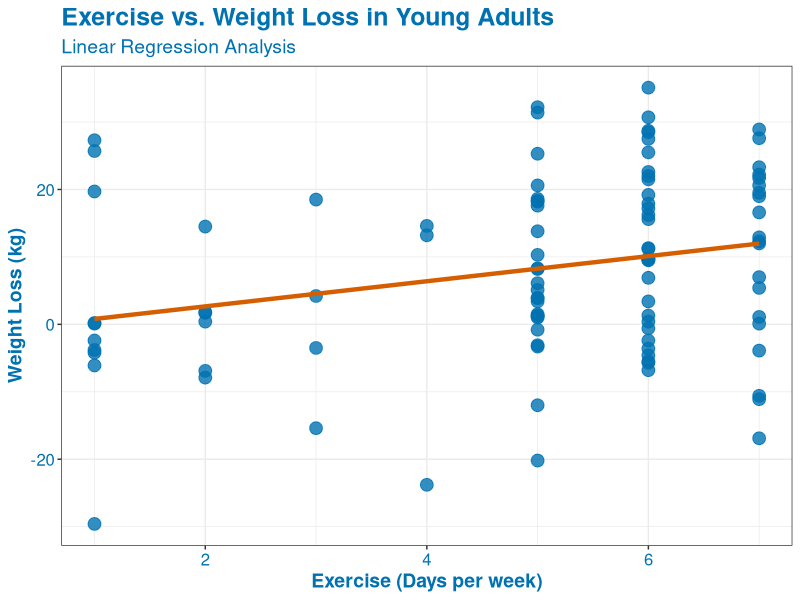

The R source for this figure:
# Import the data
data <- read.csv("data.csv")

# Calculate Weight_loss as Starting_weight - Current_weight
data$Weight_loss <- data$Starting_weight - data$Current_weight

# Calculate descriptive statistics
exercise_mean <- mean(data$Exercise)
exercise_sd <- sd(data$Exercise)

inweight_mean<-mean(data$Starting_weight)
inweight_sd<-sd(data$Starting_weight)

curweight_mean<-mean(data$Current_weight)
curweight_sd<-sd(data$Current_weight)

weight_loss_mean <- mean(data$Weight_loss)
weight_loss_sd <- sd(data$Weight_loss)

# Create a scatterplot of exercise vs. weight loss
library(ggplot2)
library(tidyverse)
ggplot(data, aes(x = Exercise, y = Weight_loss)) +
  geom_point(size = 4, alpha = 0.8, color = "#0072B2") +
  geom_smooth(method = "lm", se = FALSE, color = "#D55E00", size = 1.5) +
  labs(x = "Exercise (Days per week)", y = "Weight Loss (kg)", title = "Exercise vs. Weight Loss in Young Adults",
       subtitle = "Linear Regression Analysis") +
  theme_bw() +
  theme(plot.title = element_text(color = "#0072B2", size = 18, face = "bold"),
        plot.subtitle = element_text(color = "#0072B2", size = 14),
        axis.title.x = element_text(color = "#0072B2", size = 14, face = "bold"),
        axis.title.y = element_text(color = "#0072B2", size = 14, face = "bold"),
        axis.text = element_text(color = "#0072B2", size = 12),
        legend.title = element_blank(),
        legend.text = element_text(color = "#0072B2", size = 12))
# Calculate correlation between exercise and weight loss
correlation <- cor(data$Exercise, data$Weight_loss)

# Perform linear regression analysis
fit <- lm(Weight_loss ~ Exercise, data = data)
summary(fit)

# Print descriptive statistics and correlation
cat("\n","Exercise(Days/week) mean:", exercise_mean, "\n",
"Exercise(Days/week) standard deviation:", exercise_sd, "\n",

"Starting Weight mean:",inweight_mean,"\n",
"Starting Weight standard deviation:",inweight_sd,"\n",

"Final Weight mean:",curweight_mean,"\n",
"Final Weight standard deviation:",curweight_sd,"\n",

"Weight loss mean:", weight_loss_mean, "\n",
"Weight loss standard deviation:", weight_loss_sd, "\n",

"Correlation between exercise and weight loss:", correlation, "\n")

